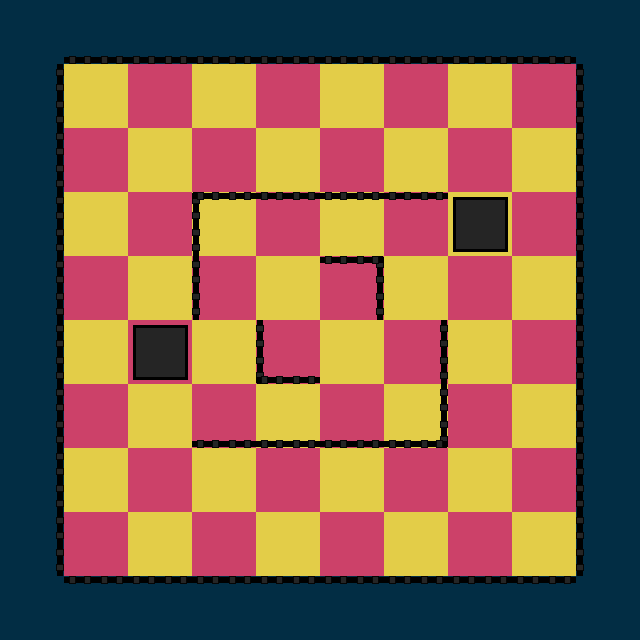

A 2D game scene composited from a Tiled map and its tileset images. What follows is a short description and the map's XML, with each tile layer's data collapsed to a summary:
An orthogonal 10x10 tile map with 64x64 px tiles, 5 tile layers (ground, left, right, up, ...) and 2 objects (Player, Goal).

<map version="1.0" orientation="orthogonal" renderorder="right-down" width="10" height="10" tilewidth="64" tileheight="64" nextobjectid="30">
 <tileset firstgid="1" source="tileset_00.tsx" />
 <layer name="ground" width="10" height="10">
  <properties>
   <property name="tileset" value="tileset_00" />
   <property name="type" value="base" />
  </properties>
  <data>[100 cells, 100 non-empty, 5 distinct tile ids]</data>
 </layer>
 <layer name="left" width="10" height="10">
  <properties>
   <property name="edge" value="left" />
   <property name="tileset" value="tileset_00" />
   <property name="type" value="edges" />
  </properties>
  <data>[100 cells, 11 non-empty, 1 distinct tile ids]</data>
 </layer>
 <layer name="right" width="10" height="10">
  <properties>
   <property name="edge" value="right" />
   <property name="tileset" value="tileset_00" />
   <property name="type" value="edges" />
  </properties>
  <data>[100 cells, 11 non-empty, 1 distinct tile ids]</data>
 </layer>
 <layer name="up" width="10" height="10">
  <properties>
   <property name="edge" value="up" />
   <property name="tileset" value="tileset_00" />
   <property name="type" value="edges" />
  </properties>
  <data>[100 cells, 13 non-empty, 1 distinct tile ids]</data>
 </layer>
 <layer name="down" width="10" height="10">
  <properties>
   <property name="edge" value="down" />
   <property name="tileset" value="tileset_00" />
   <property name="type" value="edges" />
  </properties>
  <data>[100 cells, 13 non-empty, 1 distinct tile ids]</data>
 </layer>
 <objectgroup name="entities">
  <object id="13" name="Player" type="Player" x="528" y="528" width="32" height="32">
   <properties>
    <property name="facing" value="left" />
    <property name="gid" type="int" value="8" />
    <property name="speed" type="float" value="300" />
    <property name="type" value="player" />
   </properties>
   <ellipse />
  </object>
  <object id="14" name="Goal" type="Goal" x="352" y="288">
   <properties>
    <property name="type" value="goal" />
   </properties>
   <polygon points="0,0 -16,32 16,32" />
  </object>
 </objectgroup>
</map>
